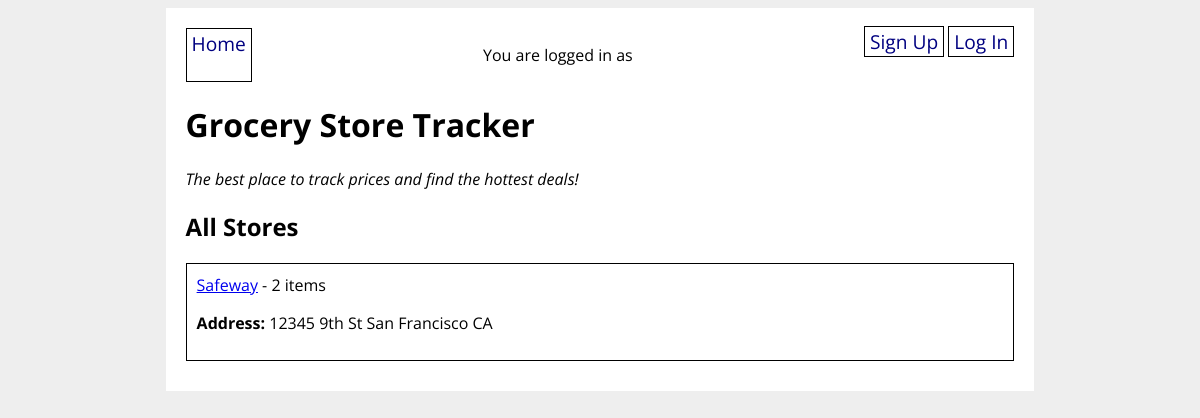
The page / on the database its author committed.
### grocery_app/models.py (models this page shows, shortened)
class GroceryStore(db.Model):
    id = db.Column(db.Integer, primary_key=True)
    title = db.Column(db.String(80), nullable=False)
    address = db.Column(db.String(200), nullable=False)
    items = db.relationship('GroceryItem', back_populates='store')
    created_by_id = db.Column(db.Integer, db.ForeignKey('user.id'))
    created_by = db.relationship('User')

### grocery_app/routes.py (the view)
@main.route('/')
def homepage():
    all_stores = GroceryStore.query.all()
    return render_template('home.html', all_stores=all_stores)

### grocery_app/templates/home.html
{% extends 'base.html' %}
{% block content %}
<h1>Grocery Store Tracker</h1>
<p><em>The best place to track prices and find the hottest deals!</em></p>
<h2>All Stores</h2>
{% for store in all_stores %}
<div class="store">
    <a href="/store/{{ store.id }}">{{ store.title }}</a> -
    {{ store.items|length }} items
    <p><strong>Address:</strong> {{ store.address }}</p>
</div>
{% endfor %}
{% endblock %}

### grocery_app/static/style.css (style rules this page uses)
body { display: flex; flex-direction: column; align-items: center; background-color: #eee; font-family: 'Open Sans', sans-serif; }
div.store { border: 1px solid black; padding: 10px; margin-bottom: 10px; }

### rows shown on the page
GroceryStore: title "Safeway", items|length "2", address "12345 9th St San Francisco CA"
